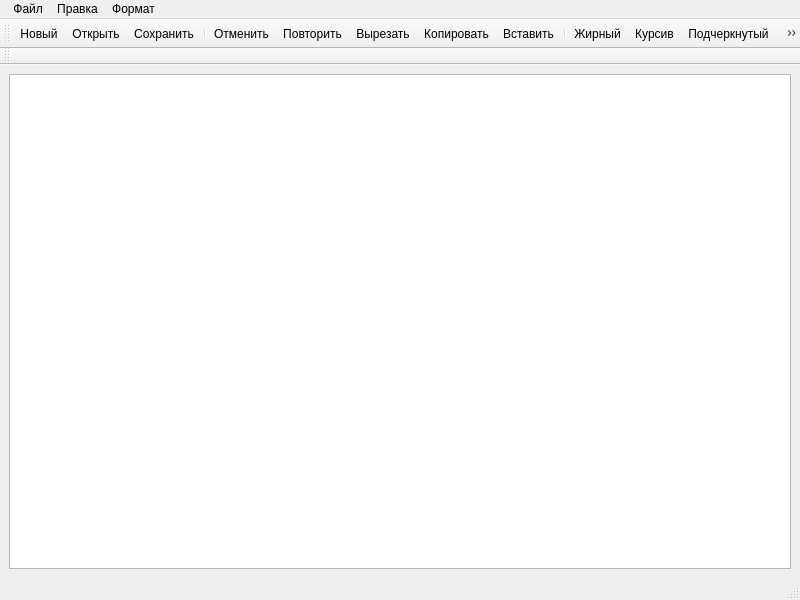
<?xml version="1.0" encoding="UTF-8"?>
<ui version="4.0">
 <class>MainWindow</class>
 <widget class="QMainWindow" name="MainWindow">
  <property name="geometry">
   <rect>
    <x>0</x>
    <y>0</y>
    <width>800</width>
    <height>600</height>
   </rect>
  </property>
  <property name="windowTitle">
   <string>MainWindow</string>
  </property>
  <widget class="QWidget" name="centralwidget">
   <layout class="QGridLayout" name="gridLayout">
    <item row="0" column="0">
     <widget class="QTextEdit" name="textEdit"/>
    </item>
   </layout>
  </widget>
  <widget class="QMenuBar" name="menubar">
   <property name="geometry">
    <rect>
     <x>0</x>
     <y>0</y>
     <width>800</width>
     <height>21</height>
    </rect>
   </property>
   <widget class="QMenu" name="menu">
    <property name="title">
     <string> Файл</string>
    </property>
    <addaction name="action_New"/>
    <addaction name="action_Open"/>
    <addaction name="action_Save"/>
    <addaction name="action_SaveAs"/>
    <addaction name="separator"/>
    <addaction name="action_Quit"/>
    <addaction name="separator"/>
    <addaction name="separator"/>
    <addaction name="action_4"/>
    <addaction name="action_5"/>
   </widget>
   <widget class="QMenu" name="menu_2">
    <property name="title">
     <string>Правка</string>
    </property>
    <addaction name="action_Undo"/>
    <addaction name="action_Redo"/>
    <addaction name="separator"/>
    <addaction name="action_Cut"/>
    <addaction name="action_Copy"/>
    <addaction name="action_Paste"/>
    <addaction name="separator"/>
    <addaction name="action_Find"/>
    <addaction name="action_Replace"/>
   </widget>
   <widget class="QMenu" name="menu_3">
    <property name="title">
     <string>Формат</string>
    </property>
    <addaction name="action_Bold"/>
    <addaction name="action_Italic"/>
    <addaction name="action_Underline"/>
    <addaction name="separator"/>
    <addaction name="action_Left"/>
    <addaction name="action_Center"/>
    <addaction name="action_Right"/>
    <addaction name="action_Justify"/>
    <addaction name="separator"/>
    <addaction name="action_Color"/>
   </widget>
   <addaction name="menu"/>
   <addaction name="menu_2"/>
   <addaction name="menu_3"/>
  </widget>
  <widget class="QStatusBar" name="statusbar"/>
  <widget class="QToolBar" name="toolBar">
   <property name="windowTitle">
    <string>toolBar</string>
   </property>
   <attribute name="toolBarArea">
    <enum>TopToolBarArea</enum>
   </attribute>
   <attribute name="toolBarBreak">
    <bool>false</bool>
   </attribute>
   <addaction name="action_New"/>
   <addaction name="action_Open"/>
   <addaction name="action_Save"/>
   <addaction name="separator"/>
   <addaction name="action_Undo"/>
   <addaction name="action_Redo"/>
   <addaction name="action_Cut"/>
   <addaction name="action_Copy"/>
   <addaction name="action_Paste"/>
   <addaction name="separator"/>
   <addaction name="action_Bold"/>
   <addaction name="action_Italic"/>
   <addaction name="action_Underline"/>
   <addaction name="separator"/>
   <addaction name="action_Left"/>
   <addaction name="action_Center"/>
   <addaction name="action_Right"/>
   <addaction name="action_Justify"/>
   <addaction name="separator"/>
   <addaction name="action_Color"/>
   <addaction name="separator"/>
  </widget>
  <widget class="QToolBar" name="toolBar_2">
   <property name="windowTitle">
    <string>toolBar_2</string>
   </property>
   <attribute name="toolBarArea">
    <enum>TopToolBarArea</enum>
   </attribute>
   <attribute name="toolBarBreak">
    <bool>true</bool>
   </attribute>
  </widget>
  <action name="action_New">
   <property name="icon">
    <iconset resource="Reader.qrc">
     <normaloff>:/icon/assets/icons/new.png</normaloff>:/icon/assets/icons/new.png</iconset>
   </property>
   <property name="text">
    <string>Новый</string>
   </property>
   <property name="shortcut">
    <string>Ctrl+N</string>
   </property>
  </action>
  <action name="action_Open">
   <property name="icon">
    <iconset resource="Reader.qrc">
     <normaloff>:/icon/assets/icons/open.png</normaloff>:/icon/assets/icons/open.png</iconset>
   </property>
   <property name="text">
    <string>Открыть</string>
   </property>
   <property name="shortcut">
    <string>Ctrl+O</string>
   </property>
  </action>
  <action name="action_Save">
   <property name="icon">
    <iconset resource="Reader.qrc">
     <normaloff>:/icon/assets/icons/save.png</normaloff>:/icon/assets/icons/save.png</iconset>
   </property>
   <property name="text">
    <string>Сохранить</string>
   </property>
   <property name="shortcut">
    <string>Ctrl+S</string>
   </property>
  </action>
  <action name="action_SaveAs">
   <property name="icon">
    <iconset resource="Reader.qrc">
     <normaloff>:/icon/assets/icons/save.png</normaloff>:/icon/assets/icons/save.png</iconset>
   </property>
   <property name="text">
    <string>Сохранить как ...</string>
   </property>
   <property name="shortcut">
    <string>Ctrl+Shift+S</string>
   </property>
  </action>
  <action name="action_Quit">
   <property name="text">
    <string>Выход</string>
   </property>
   <property name="shortcut">
    <string>Ctrl+Q</string>
   </property>
  </action>
  <action name="action_Undo">
   <property name="icon">
    <iconset resource="Reader.qrc">
     <normaloff>:/icon/assets/icons/textedit/editundo.png</normaloff>:/icon/assets/icons/textedit/editundo.png</iconset>
   </property>
   <property name="text">
    <string>Отменить</string>
   </property>
   <property name="shortcut">
    <string>Ctrl+Z</string>
   </property>
  </action>
  <action name="action_Redo">
   <property name="icon">
    <iconset resource="Reader.qrc">
     <normaloff>:/icon/assets/icons/textedit/editredo.png</normaloff>:/icon/assets/icons/textedit/editredo.png</iconset>
   </property>
   <property name="text">
    <string>Повторить</string>
   </property>
   <property name="shortcut">
    <string>Ctrl+Shift+Z</string>
   </property>
  </action>
  <action name="action_Cut">
   <property name="icon">
    <iconset resource="Reader.qrc">
     <normaloff>:/icon/assets/icons/cut.png</normaloff>:/icon/assets/icons/cut.png</iconset>
   </property>
   <property name="text">
    <string>Вырезать</string>
   </property>
   <property name="shortcut">
    <string>Ctrl+X</string>
   </property>
  </action>
  <action name="action_Copy">
   <property name="icon">
    <iconset resource="Reader.qrc">
     <normaloff>:/icon/assets/icons/copy.png</normaloff>:/icon/assets/icons/copy.png</iconset>
   </property>
   <property name="text">
    <string>Копировать</string>
   </property>
   <property name="shortcut">
    <string>Ctrl+C</string>
   </property>
  </action>
  <action name="action_Paste">
   <property name="icon">
    <iconset resource="Reader.qrc">
     <normaloff>:/icon/assets/icons/paste.png</normaloff>:/icon/assets/icons/paste.png</iconset>
   </property>
   <property name="text">
    <string>Вставить</string>
   </property>
   <property name="shortcut">
    <string>Ctrl+V</string>
   </property>
  </action>
  <action name="action_Find">
   <property name="text">
    <string>Найти</string>
   </property>
   <property name="shortcut">
    <string>Ctrl+F</string>
   </property>
  </action>
  <action name="action_Replace">
   <property name="text">
    <string>Заменить</string>
   </property>
   <property name="shortcut">
    <string>Ctrl+R</string>
   </property>
  </action>
  <action name="action_Bold">
   <property name="checkable">
    <bool>true</bool>
   </property>
   <property name="icon">
    <iconset resource="Reader.qrc">
     <normaloff>:/icon/assets/icons/textedit/textbold.png</normaloff>:/icon/assets/icons/textedit/textbold.png</iconset>
   </property>
   <property name="text">
    <string>Жирный</string>
   </property>
   <property name="shortcut">
    <string>Ctrl+B</string>
   </property>
  </action>
  <action name="action_Italic">
   <property name="checkable">
    <bool>true</bool>
   </property>
   <property name="icon">
    <iconset resource="Reader.qrc">
     <normaloff>:/icon/assets/icons/textedit/textitalic.png</normaloff>:/icon/assets/icons/textedit/textitalic.png</iconset>
   </property>
   <property name="text">
    <string>Курсив</string>
   </property>
   <property name="shortcut">
    <string>Ctrl+I</string>
   </property>
  </action>
  <action name="action_Underline">
   <property name="checkable">
    <bool>true</bool>
   </property>
   <property name="icon">
    <iconset resource="Reader.qrc">
     <normaloff>:/icon/assets/icons/textedit/textunder.png</normaloff>:/icon/assets/icons/textedit/textunder.png</iconset>
   </property>
   <property name="text">
    <string>Подчеркнутый</string>
   </property>
   <property name="shortcut">
    <string>Ctrl+U</string>
   </property>
  </action>
  <action name="action_Left">
   <property name="checkable">
    <bool>true</bool>
   </property>
   <property name="icon">
    <iconset resource="Reader.qrc">
     <normaloff>:/icon/assets/icons/textedit/textleft.png</normaloff>:/icon/assets/icons/textedit/textleft.png</iconset>
   </property>
   <property name="text">
    <string>Влево</string>
   </property>
   <property name="shortcut">
    <string>Ctrl+Shift+L</string>
   </property>
  </action>
  <action name="action_Center">
   <property name="checkable">
    <bool>true</bool>
   </property>
   <property name="icon">
    <iconset resource="Reader.qrc">
     <normaloff>:/icon/assets/icons/textedit/textcenter.png</normaloff>:/icon/assets/icons/textedit/textcenter.png</iconset>
   </property>
   <property name="text">
    <string>По центру</string>
   </property>
   <property name="shortcut">
    <string>Ctrl+Shift+C</string>
   </property>
  </action>
  <action name="action_Right">
   <property name="checkable">
    <bool>true</bool>
   </property>
   <property name="icon">
    <iconset resource="Reader.qrc">
     <normaloff>:/icon/assets/icons/textedit/textright.png</normaloff>:/icon/assets/icons/textedit/textright.png</iconset>
   </property>
   <property name="text">
    <string>Вправо</string>
   </property>
   <property name="shortcut">
    <string>Ctrl+Shift+R</string>
   </property>
  </action>
  <action name="action_Justify">
   <property name="checkable">
    <bool>true</bool>
   </property>
   <property name="icon">
    <iconset resource="Reader.qrc">
     <normaloff>:/icon/assets/icons/textedit/textjustify.png</normaloff>:/icon/assets/icons/textedit/textjustify.png</iconset>
   </property>
   <property name="text">
    <string>По ширине</string>
   </property>
   <property name="shortcut">
    <string>Ctrl+Shift+J</string>
   </property>
  </action>
  <action name="action_Color">
   <property name="text">
    <string>Цвет</string>
   </property>
  </action>
  <action name="action_4">
   <property name="text">
    <string>Печать</string>
   </property>
  </action>
  <action name="action_5">
   <property name="text">
    <string>Предварительный просмотр</string>
   </property>
  </action>
 </widget>
 <resources>
  <include location="Reader.qrc"/>
 </resources>
 <connections>
  <connection>
   <sender>action_Quit</sender>
   <signal>triggered()</signal>
   <receiver>MainWindow</receiver>
   <slot>close()</slot>
   <hints>
    <hint type="sourcelabel">
     <x>-1</x>
     <y>-1</y>
    </hint>
    <hint type="destinationlabel">
     <x>399</x>
     <y>299</y>
    </hint>
   </hints>
  </connection>
  <connection>
   <sender>action_Copy</sender>
   <signal>triggered()</signal>
   <receiver>textEdit</receiver>
   <slot>copy()</slot>
   <hints>
    <hint type="sourcelabel">
     <x>-1</x>
     <y>-1</y>
    </hint>
    <hint type="destinationlabel">
     <x>399</x>
     <y>315</y>
    </hint>
   </hints>
  </connection>
  <connection>
   <sender>action_Cut</sender>
   <signal>triggered()</signal>
   <receiver>textEdit</receiver>
   <slot>cut()</slot>
   <hints>
    <hint type="sourcelabel">
     <x>-1</x>
     <y>-1</y>
    </hint>
    <hint type="destinationlabel">
     <x>399</x>
     <y>315</y>
    </hint>
   </hints>
  </connection>
  <connection>
   <sender>action_Paste</sender>
   <signal>triggered()</signal>
   <receiver>textEdit</receiver>
   <slot>paste()</slot>
   <hints>
    <hint type="sourcelabel">
     <x>-1</x>
     <y>-1</y>
    </hint>
    <hint type="destinationlabel">
     <x>399</x>
     <y>315</y>
    </hint>
   </hints>
  </connection>
  <connection>
   <sender>action_Undo</sender>
   <signal>triggered()</signal>
   <receiver>textEdit</receiver>
   <slot>undo()</slot>
   <hints>
    <hint type="sourcelabel">
     <x>-1</x>
     <y>-1</y>
    </hint>
    <hint type="destinationlabel">
     <x>399</x>
     <y>315</y>
    </hint>
   </hints>
  </connection>
  <connection>
   <sender>action_Redo</sender>
   <signal>triggered()</signal>
   <receiver>textEdit</receiver>
   <slot>redo()</slot>
   <hints>
    <hint type="sourcelabel">
     <x>-1</x>
     <y>-1</y>
    </hint>
    <hint type="destinationlabel">
     <x>399</x>
     <y>315</y>
    </hint>
   </hints>
  </connection>
 </connections>
</ui>
